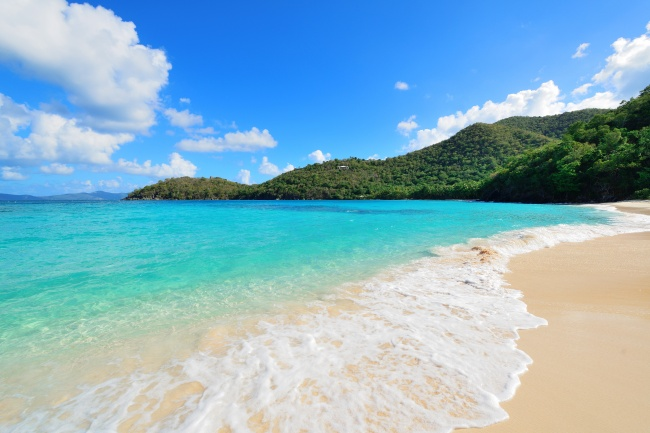
#> input picture u5/sea.jpg, 650 x 433 px
$ python 'test4图像混合.py'
#> lines starting #> are read from the running program, lines starting #| are printed output that depends on the picture
import cv2 as cv

img1 = cv.imread('sea.jpg')
#> img1 is the input picture: shape (433, 650, 3); mean B, G, R 197.2, 178.8, 135
img2 = cv.imread('sun.jpg')
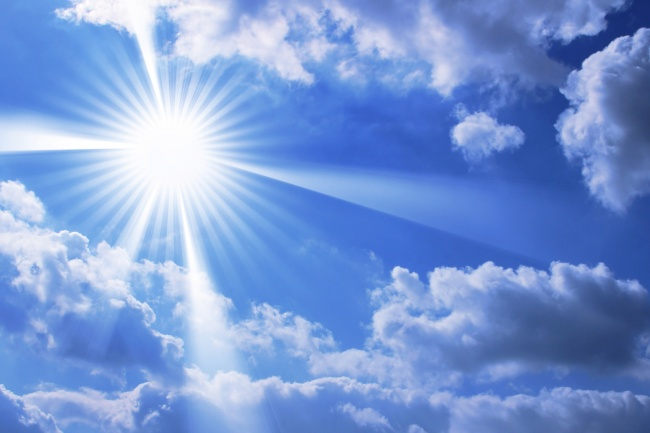
#> input picture u5/sun.jpg, 650 x 433 px
#> img2 is the input picture: shape (433, 650, 3); mean B, G, R 212.9, 153.2, 121.7

res = cv.addWeighted(img1, 0.6, img2, 0.5, 0)
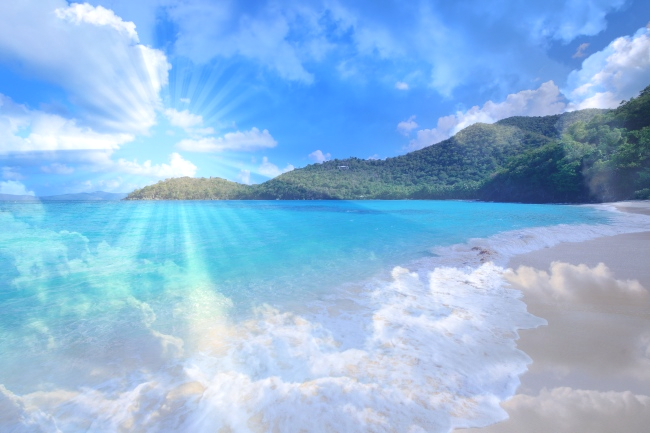
#> res: shape (433, 650, 3); mean B, G, R 222.8, 183.8, 141.9
cv.imshow('res',res)
cv.waitKey(0)
